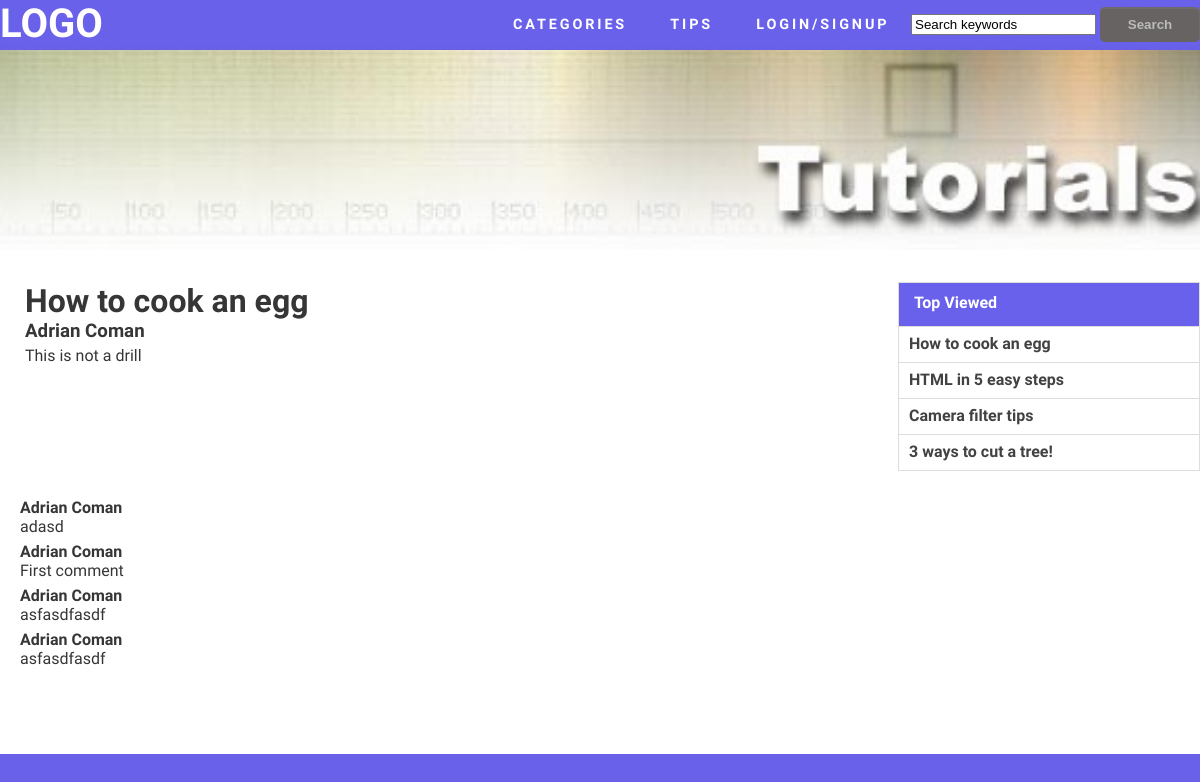
The app's page /?page=tutorial&id=1 with its own data.
### tables this page shows
CREATE TABLE IF NOT EXISTS `tutorial_revisions` (
  `tutorial_revision_id` int(11) NOT NULL AUTO_INCREMENT,
  `tutorial_id` int(11) NOT NULL,
  `tutorial_revision_content` text NOT NULL,
  `tutorial_revision_modified` timestamp NOT NULL DEFAULT CURRENT_TIMESTAMP,
  `user_id` int(11) NOT NULL,
  PRIMARY KEY (`tutorial_revision_id`)
);

CREATE TABLE IF NOT EXISTS `tutorials` (
  `tutorial_id` int(11) NOT NULL AUTO_INCREMENT,
  `tutorial_title` char(255) NOT NULL,
  `tutorial_revision_id` int(11) NOT NULL,
  `category_id` int(11) NOT NULL,
  `tutorial_create` timestamp NOT NULL DEFAULT CURRENT_TIMESTAMP,
  `tutorial_views` int(11) NOT NULL DEFAULT '0',
  PRIMARY KEY (`tutorial_id`)
);

CREATE TABLE IF NOT EXISTS `users` (
  `user_id` int(11) NOT NULL AUTO_INCREMENT,
  `user_email` char(100) NOT NULL,
  `user_password` char(50) NOT NULL,
  `user_name` char(100) NOT NULL,
  `user_favorites` text NOT NULL,
  PRIMARY KEY (`user_id`),
  UNIQUE KEY `user_email` (`user_email`)
);

CREATE TABLE IF NOT EXISTS `comments` (
  `comment_id` int(11) NOT NULL AUTO_INCREMENT,
  `comment_text` text NOT NULL,
  `user_id` int(11) NOT NULL,
  `tutorial_id` int(11) NOT NULL,
  PRIMARY KEY (`comment_id`)
);

### controller.php (called while the page is built, shortened)
<?php
try
{
    $dbh = new PDO('mysql:host=localhost;dbname=iocproject', "root", "");
}
catch (PDOException $e)
{
    print "Databse error!: " . $e->getMessage() . "<br/>";
    die();
}
if (isset($_GET["page"]))
{
	if ($_GET["page"] == "tutorial")
	{
		if (!empty($_GET["id"]))
		{
			$objTutorial = $dbh->query("
				SELECT * FROM `tutorials` t
				INNER JOIN
					`tutorial_revisions` tr ON tr.`tutorial_revision_id` = t.`tutorial_revision_id`
				INNER JOIN
					`users` u ON u.`user_id` = tr.`user_id`
				WHERE
					t.`tutorial_id` = ".(int)$_GET["id"]."
			")->fetch(PDO::FETCH_ASSOC);
		}
		else
			redirect("/?page=404");
	}
}

### chunks/comments.php (the view, shortened to what this page needs)
<div id="comment-section">
    <ul id="comment-list">
    <?php
        $arrComments = $dbh->query("
            SELECT * FROM `comments` c
            JOIN `users` u ON u.`user_id`=c.`user_id`
            WHERE
                c.`tutorial_id`=".(int)$_GET["id"]."
            ORDER by c.`comment_id` DESC
        ")->fetchAll(PDO::FETCH_ASSOC);
        foreach ($arrComments as $objComment)
        {
    ?>
        <li>
            <ul>
                <li id="author"><?php echo $objComment["user_name"];?></li>
                <li><?php echo $objComment["comment_text"];?></li>
            </ul>
        </li>
    <?php } ?>
    </ul>
</div>

### chunks/tutorial.php
<div id="article">
    <div id="article-title"> <h1><?php echo $objTutorial["tutorial_title"]; ?></h1> </div>
    <div id="article-author"> <h3><?php echo $objTutorial["user_name"]; ?></h3></div>
    <div id="article-content">
        <?php echo $objTutorial["tutorial_revision_content"] ?>
    </div>
</div>
<?php require_once("chunks/sidebar.php"); ?>
<?php require_once("comments.php"); ?>

### chunks/sidebar.php
<div id="sidebar">
    <span id="top-rated">Top Viewed</span>
    <?php
    	$top_rate = $dbh->query("
    		SELECT * FROM `tutorials` t
			INNER JOIN
				`tutorial_revisions` tr ON tr.`tutorial_revision_id` = t.`tutorial_revision_id`
			ORDER by t.`tutorial_views` DESC
			LIMIT 10
		")->fetchAll(PDO::FETCH_ASSOC);
    ?>
    <ul id="top-rated-list">
    	<?php
    		foreach ($top_rate as $tut)
    		{ ?>
        <li class="top-tutorial">
        	<a href="/?page=tutorial&id=<?php echo $tut["tutorial_id"]; ?>">
        		<?php echo $tut["tutorial_title"]; ?>
        	</a>
        </li>
    	<?php } ?>
    </ul>
</div>

### default.css (style rules this page uses)
html, body { height: 100%; min-width: 1200px; }
body { margin: 0px; padding: 0px; background: #6960ec; font-family: 'Source Sans Pro', sans-serif; font-size: 12pt; font-weight: 300; color: #363636; }
h1, h2, h3 { margin: 0; padding: 0; }
p, ol, ul { margin-top: 0px; }
ul { margin-bottom: 0px; }
li { list-style: none; }
p { line-height: 180%; }
a { color: #AF2117; text-decoration: none; }
#sidebar { float: left; width: 345px; }
#sidebar { width: 25%; float: right; border-style: solid; border-width: 1px; border-color: #ddd; }
#sidebar #top-rated { display: block; height: 33px; background-color: #6960ec; color: white; font-weight: bold; padding-top: 10px; padding-left: 15px; }
#top-rated-list { -webkit-padding-start: 0px; }
.top-tutorial { border-top-style: solid; border-top-width: 1px; border-top-color: #ddd; height: 28px; padding-top: 7px; padding-left: 10px; }
.top-tutorial a { color: #424242; font-weight: bold; }
#article { float: left; padding-left: 25px; width: 810px; }
#comment-list { clear: both; width: 800px; -webkit-padding-start: 20px; }
#comment-list > li { margin:6px 0; }
#comment-list li#author { font-weight: bold; }
#comment-list ul { -webkit-padding-start: 0px; }

### records on screen
tutorial_revisions: tutorial.tutorial_title "How to cook an egg", user.user_name "Adrian Coman", tutorial_revision_content "This is not a drill"
tutorials: tutorial_title "How to cook an egg"
tutorials: tutorial_title "HTML in 5 easy steps"
tutorials: tutorial_title "Camera filter tips"
tutorials: tutorial_title "3 ways to cut a tree!"
comments: user.user_name "Adrian Coman", comment_text "adasd"
comments: user.user_name "Adrian Coman", comment_text "First comment"
comments: user.user_name "Adrian Coman", comment_text "asfasdfasdf"
comments: user.user_name "Adrian Coman", comment_text "asfasdfasdf"
